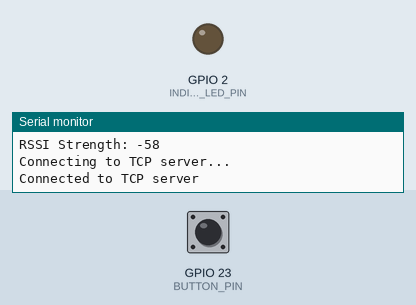
Simulated run of this sketch. Board: ESP32. On the bench: output pins drawn as LEDs (lit = HIGH), the last lines printed to the serial monitor. The inputs (shaded band) are chosen by the test bench; at power-on: GPIO 23 (BUTTON_PIN) LOW. WiFi joins after 1.5 s; servers stay silent unless stated.

Above: at 3.0 s.
3.1 s: GPIO 23 (BUTTON_PIN) pulled HIGH for 1 s
At 4.0 s:
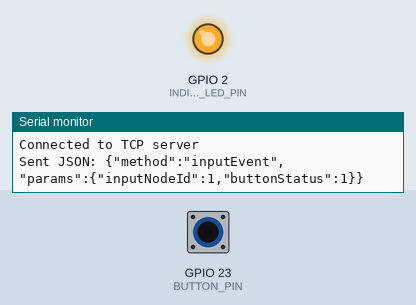
5.6 s: GPIO 23 (BUTTON_PIN) pulled HIGH for 3.2 s
At 9.3 s:
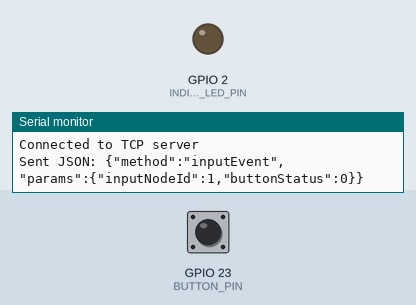
Timing chart, 0 to 10.8 s (numbered marks = the images above; inputs shaded):
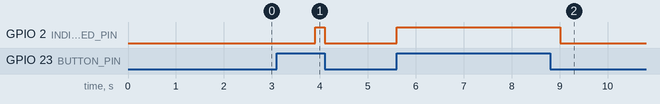

The sketch:

button_node.ino
```cpp
#include <WiFi.h>
#include <ArduinoJson.h>
#include <WiFiClient.h>

// Copy example_wifi_secrets.h to wifi_secrets.h to define WIFI_SSID and WIFI_PASS.
#include "wifi_secrets.h"

IPAddress MY_IP(192, 168, 7, 197);
IPAddress SERVER_IP(192, 168, 7, 207);
// IPAddress SERVER_IP(192, 168, 7, 226);
unsigned int SERVER_PORT = 5204;
IPAddress GATEWAY(192, 168, 7, 1);
IPAddress SUBNET(255, 255, 255, 0);

const int BUTTON_PIN = 23;
const int INDICATOR_LED_PIN = 2;
const int INPUT_NODE_ID = 1;

enum WifiState
{
  WifiState_TRY_WIFI,
  WifiState_CONNECTED
};
WifiState wifiState = WifiState_TRY_WIFI;
int wifiLoopCounter = 0;
void beginWifi()
{
  WiFi.mode(WIFI_STA);
  WiFi.disconnect();
  WiFi.useStaticBuffers(true);
  WiFi.mode(WIFI_STA);
  WiFi.setSleep(false);
  WiFi.setTxPower(WIFI_POWER_8_5dBm);
  WiFi.setMinSecurity(WIFI_AUTH_WEP);
  WiFi.config(MY_IP, GATEWAY, SUBNET);
  WiFi.begin(WIFI_SSID, WIFI_PASS);
}
void tryWifiLoop()
{
  if (WiFi.status() == WL_CONNECTED)
  {
    if (wifiState == WifiState_TRY_WIFI)
    {
      // Just connected successfully
      wifiState = WifiState_CONNECTED;
      Serial.println("");
      Serial.print("Connected to \"");
      Serial.print(WIFI_SSID);
      Serial.println("\"");
      Serial.print("IP address: ");
      Serial.println(WiFi.localIP());
      Serial.print("RSSI Strength: ");
      Serial.println(WiFi.RSSI());
    }
  }
  else
  {
    if (wifiState == WifiState_TRY_WIFI)
    {
      Serial.print("Wifi Status: ");
      switch (WiFi.status())
      {
      case WL_NO_SHIELD:
        Serial.println("WL_NO_SHIELD");
        break;
      case WL_IDLE_STATUS:
        Serial.println("WL_IDLE_STATUS");
        break;
      case WL_NO_SSID_AVAIL:
        Serial.println("WL_NO_SSID_AVAIL");
        break;
      case WL_SCAN_COMPLETED:
        Serial.println("WL_SCAN_COMPLETED");
        break;
      case WL_CONNECTED:
        Serial.println("WL_CONNECTED");
        break;
      case WL_CONNECT_FAILED:
        Serial.println("WL_CONNECT_FAILED");
        break;
      case WL_CONNECTION_LOST:
        Serial.println("WL_CONNECTION_LOST");
        break;
      case WL_DISCONNECTED:
        Serial.println("WL_DISCONNECTED");
        break;
      }
      beginWifi();
      delay(1000);
    }
    else
    {
      Serial.println("Lost wifi connection, reconnecting.");
      wifiState = WifiState_TRY_WIFI;
      beginWifi();
      delay(1000);
    }
  }
}

int buttonStatus = 0;

WiFiClient tcpClient;

void connectToTcpServer()
{
  Serial.println("Connecting to TCP server...");
  if (tcpClient.connect(SERVER_IP, SERVER_PORT))
  {
    Serial.println("Connected to TCP server");
  }
  else
  {
    Serial.println("TCP connection failed");
  }
}

void sendButtonStatus()
{
  StaticJsonDocument<100> jsonDoc;
  jsonDoc["method"] = "inputEvent";
  JsonObject params = jsonDoc.createNestedObject("params");
  params["inputNodeId"] = INPUT_NODE_ID;
  params["buttonStatus"] = buttonStatus;
  String jsonString;
  serializeJson(jsonDoc, jsonString);
  tcpClient.println(jsonString);
  Serial.print("Sent JSON: ");
  Serial.println(jsonString);
}

void setup()
{
  Serial.begin(115200);
  pinMode(INDICATOR_LED_PIN, OUTPUT);
  pinMode(BUTTON_PIN, INPUT);
  buttonStatus = digitalRead(BUTTON_PIN);
}

void loop()
{
  tryWifiLoop();

  if (!tcpClient.connected())
  {
    connectToTcpServer();
    delay(1000);
  }

  int oldButtonStatus = buttonStatus;
  buttonStatus = digitalRead(BUTTON_PIN);
  if (buttonStatus == HIGH)
  {
    if (oldButtonStatus == LOW)
    {
      sendButtonStatus();
    }
    digitalWrite(INDICATOR_LED_PIN, HIGH);
  }
  else
  {
    if (oldButtonStatus == HIGH)
    {
      sendButtonStatus();
    }
    digitalWrite(INDICATOR_LED_PIN, LOW);
  }

  delay(1);
}
```

example_wifi_secrets.h
```cpp
#pragma once
#define WIFI_SSID "ssid"
#define WIFI_PASS "password"
```

Measured:
- after the input at 3.1 s, GPIO 2 (INDICATOR_LED_PIN): LOW → HIGH after 0.81 s, → LOW 0.20 s later
- after the input at 5.6 s, GPIO 2 (INDICATOR_LED_PIN): LOW → HIGH at once, → LOW 3.4 s later
